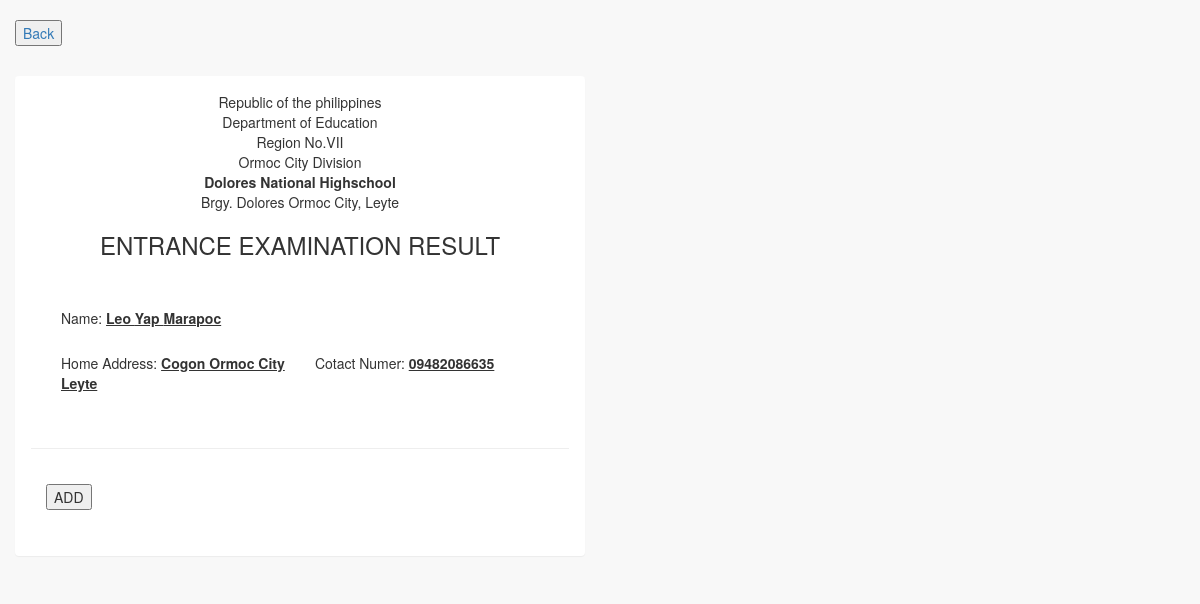
/pages/students_add_section.php?user=2 (signed in), run on the app's committed database.
### tables this page shows
CREATE TABLE `users` (
  `id` int(11) NOT NULL auto_increment,
  `Fname` varchar(50) NOT NULL,
  `Mname` varchar(50) NOT NULL,
  `Lname` varchar(50) NOT NULL,
  `address` varchar(500) NOT NULL,
  `Cnumber` varchar(20) NOT NULL,
  `username` varchar(50) NOT NULL,
  `password` varchar(50) NOT NULL,
  `ULevel` int(11) NOT NULL,
  `status` enum('1','0') NOT NULL default '1',
  PRIMARY KEY  (`id`)
);

### pages/students_add_section.php (the view, shortened to what this page needs)
<!DOCTYPE html>
<html lang="en">
<head>
    <link href="../bower_components/bootstrap/dist/css/bootstrap.min.css" rel="stylesheet">
    <link href="../bower_components/metisMenu/dist/metisMenu.min.css" rel="stylesheet">
    <link href="../dist/css/sb-admin-2.css" rel="stylesheet">
    <link href="../bower_components/font-awesome/css/font-awesome.min.css" rel="stylesheet" type="text/css">
</head>
<body>
    <div id="wrapper">
            <div class="container-fluid">
                <div class="row">
                    <div class="col-lg-12">
                    <br>
                        <a  class="hide-from-printer" href="students_result.php"><button class="hide-from-printer"  type="button">Back</button></a>
                    </div>
                </div>
                <div class="row">
                    <div class="col-lg-12">
                        <div class="panel-body">
                        </div>
                    </div>
                </div>
                <div class="row">
                    <div class="col-lg-6">
                        <div class="panel ">
                            <div class="panel-body">
                             <form action="" method="post">
                               <center>
                                 <p >
                                    Republic of the philippines
                                    <br>
                                    Department of Education
                                    <br>
                                    Region No.VII
                                    <br>
                                    Ormoc City Division
                                    <br>
                                    <b> Dolores National Highschool</b>
                                    <br>
                                    Brgy. Dolores Ormoc City, Leyte
                                    <br>
                                    <h3> ENTRANCE EXAMINATION  RESULT</h3>
                                </p>
                            </center>
                                <div class="row show-grid">
                                    <div class="panel-body">
                                            <?php
                                                $result = mysql_query("SELECT * FROM users WHERE id = '".$_GET['user']."'");
                                                $row = mysql_fetch_array($result);
                                            ?>
                                                <div class="row show-grid">
                                                    <div class="col-xs-6">Name: <u><b> <?php echo $row['Fname']." ".$row['Mname']." ".$row['Lname']; ?></b></u></div>
                                                </div>
                                                <div class="row show-grid">
                                                    <div class="col-xs-6">Home Address: <u><b> <?php echo $row['address'] ?></b></u></div>
                                                    <div class="col-xs-6">Cotact Numer: <u><b> <?php echo $row['Cnumber'] ?></b></u></div>
                                                </div>
                                        </div>
                                    <hr>
                                    <div class="panel-body">
                                        <input class="hide-from-printer" type="submit" value="ADD" name="print">
                                    </div>
                                  </form>
                                </div>
                            </div>
                        </div>
                    </div>
            </div>
    </div>
</body>
</html>

### data on the page
users: Fname "Leo", Mname "Yap", Lname "Marapoc", address "Cogon Ormoc City Leyte", Cnumber "09482086635"
